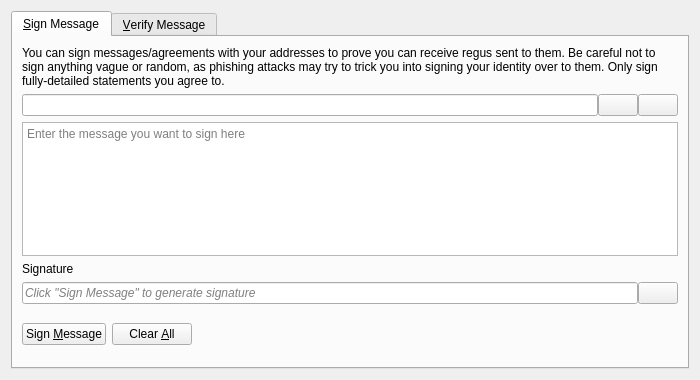
<?xml version="1.0" encoding="UTF-8"?>
<ui version="4.0">
 <class>SignVerifyMessageDialog</class>
 <widget class="QDialog" name="SignVerifyMessageDialog">
  <property name="geometry">
   <rect>
    <x>0</x>
    <y>0</y>
    <width>700</width>
    <height>380</height>
   </rect>
  </property>
  <property name="windowTitle">
   <string>Signatures - Sign / Verify a Message</string>
  </property>
  <property name="modal">
   <bool>true</bool>
  </property>
  <layout class="QVBoxLayout" name="verticalLayout">
   <item>
    <widget class="QTabWidget" name="tabWidget">
     <property name="currentIndex">
      <number>0</number>
     </property>
     <widget class="QWidget" name="tabSignMessage">
      <attribute name="title">
       <string>&amp;Sign Message</string>
      </attribute>
      <layout class="QVBoxLayout" name="verticalLayout_SM">
       <item>
        <widget class="QLabel" name="infoLabel_SM">
         <property name="text">
          <string>You can sign messages/agreements with your addresses to prove you can receive regus sent to them. Be careful not to sign anything vague or random, as phishing attacks may try to trick you into signing your identity over to them. Only sign fully-detailed statements you agree to.</string>
         </property>
         <property name="textFormat">
          <enum>Qt::PlainText</enum>
         </property>
         <property name="wordWrap">
          <bool>true</bool>
         </property>
        </widget>
       </item>
       <item>
        <layout class="QHBoxLayout" name="horizontalLayout_1_SM">
         <property name="spacing">
          <number>0</number>
         </property>
         <item>
          <widget class="QValidatedLineEdit" name="addressIn_SM">
           <property name="toolTip">
            <string>The Regus address to sign the message with</string>
           </property>
          </widget>
         </item>
         <item>
          <widget class="QPushButton" name="addressBookButton_SM">
           <property name="toolTip">
            <string>Choose previously used address</string>
           </property>
           <property name="text">
            <string/>
           </property>
           <property name="icon">
            <iconset resource="../regus.qrc">
             <normaloff>:/icons/contacts</normaloff>:/icons/contacts</iconset>
           </property>
           <property name="shortcut">
            <string>Alt+A</string>
           </property>
           <property name="autoDefault">
            <bool>false</bool>
           </property>
          </widget>
         </item>
         <item>
          <widget class="QPushButton" name="pasteButton_SM">
           <property name="toolTip">
            <string>Paste address from clipboard</string>
           </property>
           <property name="text">
            <string/>
           </property>
           <property name="icon">
            <iconset resource="../regus.qrc">
             <normaloff>:/icons/paste</normaloff>:/icons/paste</iconset>
           </property>
           <property name="shortcut">
            <string>Alt+P</string>
           </property>
           <property name="autoDefault">
            <bool>false</bool>
           </property>
          </widget>
         </item>
        </layout>
       </item>
       <item>
        <widget class="QPlainTextEdit" name="messageIn_SM">
         <property name="toolTip">
          <string>Enter the message you want to sign here</string>
         </property>
         <property name="placeholderText">
          <string>Enter the message you want to sign here</string>
         </property>
        </widget>
       </item>
       <item>
        <widget class="QLabel" name="signatureLabel_SM">
         <property name="text">
          <string>Signature</string>
         </property>
         <property name="textFormat">
          <enum>Qt::PlainText</enum>
         </property>
        </widget>
       </item>
       <item>
        <layout class="QHBoxLayout" name="horizontalLayout_2_SM">
         <property name="spacing">
          <number>0</number>
         </property>
         <item>
          <widget class="QLineEdit" name="signatureOut_SM">
           <property name="placeholderText">
            <string>Click "Sign Message" to generate signature</string>
           </property>
           <property name="font">
            <font>
             <italic>true</italic>
            </font>
           </property>
           <property name="readOnly">
            <bool>true</bool>
           </property>
          </widget>
         </item>
         <item>
          <widget class="QPushButton" name="copySignatureButton_SM">
           <property name="toolTip">
            <string>Copy the current signature to the system clipboard</string>
           </property>
           <property name="text">
            <string/>
           </property>
           <property name="icon">
            <iconset resource="../regus.qrc">
             <normaloff>:/icons/copy</normaloff>:/icons/copy</iconset>
           </property>
           <property name="autoDefault">
            <bool>false</bool>
           </property>
          </widget>
         </item>
        </layout>
       </item>
       <item>
        <layout class="QHBoxLayout" name="horizontalLayout_3_SM">
         <item>
          <widget class="QPushButton" name="signMessageButton_SM">
           <property name="toolTip">
            <string>Sign the message to prove you own this Regus address</string>
           </property>
           <property name="text">
            <string>Sign &amp;Message</string>
           </property>
           <property name="icon">
            <iconset resource="../regus.qrc">
             <normaloff>:/icons/feather</normaloff>:/icons/feather</iconset>
           </property>
           <property name="autoDefault">
            <bool>false</bool>
           </property>
          </widget>
         </item>
         <item>
          <widget class="QPushButton" name="clearButton_SM">
           <property name="toolTip">
            <string>Reset all sign message fields</string>
           </property>
           <property name="text">
            <string>Clear &amp;All</string>
           </property>
           <property name="icon">
            <iconset resource="../regus.qrc">
             <normaloff>:/icons/remove</normaloff>:/icons/remove</iconset>
           </property>
           <property name="autoDefault">
            <bool>false</bool>
           </property>
          </widget>
         </item>
         <item>
          <spacer name="horizontalSpacer_1_SM">
           <property name="orientation">
            <enum>Qt::Horizontal</enum>
           </property>
           <property name="sizeHint" stdset="0">
            <size>
             <width>40</width>
             <height>48</height>
            </size>
           </property>
          </spacer>
         </item>
         <item>
          <widget class="QLabel" name="statusLabel_SM">
           <property name="font">
            <font>
             <weight>75</weight>
             <bold>true</bold>
            </font>
           </property>
           <property name="text">
            <string/>
           </property>
           <property name="wordWrap">
            <bool>true</bool>
           </property>
          </widget>
         </item>
         <item>
          <spacer name="horizontalSpacer_2_SM">
           <property name="orientation">
            <enum>Qt::Horizontal</enum>
           </property>
           <property name="sizeHint" stdset="0">
            <size>
             <width>40</width>
             <height>48</height>
            </size>
           </property>
          </spacer>
         </item>
        </layout>
       </item>
      </layout>
     </widget>
     <widget class="QWidget" name="tabVerifyMessage">
      <attribute name="title">
       <string>&amp;Verify Message</string>
      </attribute>
      <layout class="QVBoxLayout" name="verticalLayout_VM">
       <item>
        <widget class="QLabel" name="infoLabel_VM">
         <property name="text">
          <string>Enter the receiver's address, message (ensure you copy line breaks, spaces, tabs, etc. exactly) and signature below to verify the message. Be careful not to read more into the signature than what is in the signed message itself, to avoid being tricked by a man-in-the-middle attack. Note that this only proves the signing party receives with the address, it cannot prove sendership of any transaction!</string>
         </property>
         <property name="textFormat">
          <enum>Qt::PlainText</enum>
         </property>
         <property name="alignment">
          <set>Qt::AlignLeading|Qt::AlignLeft|Qt::AlignTop</set>
         </property>
         <property name="wordWrap">
          <bool>true</bool>
         </property>
        </widget>
       </item>
       <item>
        <layout class="QHBoxLayout" name="horizontalLayout_1_VM">
         <property name="spacing">
          <number>0</number>
         </property>
         <item>
          <widget class="QValidatedLineEdit" name="addressIn_VM">
           <property name="toolTip">
            <string>The Regus address the message was signed with</string>
           </property>
          </widget>
         </item>
         <item>
          <widget class="QPushButton" name="addressBookButton_VM">
           <property name="toolTip">
            <string>Choose previously used address</string>
           </property>
           <property name="text">
            <string/>
           </property>
           <property name="icon">
            <iconset resource="../regus.qrc">
             <normaloff>:/icons/contacts</normaloff>:/icons/contacts</iconset>
           </property>
           <property name="shortcut">
            <string>Alt+A</string>
           </property>
           <property name="autoDefault">
            <bool>false</bool>
           </property>
          </widget>
         </item>
        </layout>
       </item>
       <item>
        <widget class="QPlainTextEdit" name="messageIn_VM">
          <property name="toolTip">
            <string>The signed message to verify</string>
          </property>
          <property name="placeholderText">
            <string>The signed message to verify</string>
          </property>
        </widget>
       </item>
       <item>
        <widget class="QValidatedLineEdit" name="signatureIn_VM">
          <property name="toolTip">
            <string>The signature given when the message was signed</string>
          </property>
          <property name="placeholderText">
            <string>The signature given when the message was signed</string>
          </property>
        </widget>
       </item>
       <item>
        <layout class="QHBoxLayout" name="horizontalLayout_2_VM">
         <item>
          <widget class="QPushButton" name="verifyMessageButton_VM">
           <property name="toolTip">
            <string>Verify the message to ensure it was signed with the specified Regus address</string>
           </property>
           <property name="text">
            <string>Verify &amp;Message</string>
           </property>
           <property name="icon">
            <iconset resource="../regus.qrc">
             <normaloff>:/icons/question</normaloff>:/icons/question</iconset>
           </property>
           <property name="autoDefault">
            <bool>false</bool>
           </property>
          </widget>
         </item>
         <item>
          <widget class="QPushButton" name="clearButton_VM">
           <property name="toolTip">
            <string>Reset all verify message fields</string>
           </property>
           <property name="text">
            <string>Clear &amp;All</string>
           </property>
           <property name="icon">
            <iconset resource="../regus.qrc">
             <normaloff>:/icons/remove</normaloff>:/icons/remove</iconset>
           </property>
           <property name="autoDefault">
            <bool>false</bool>
           </property>
          </widget>
         </item>
         <item>
          <spacer name="horizontalSpacer_1_VM">
           <property name="orientation">
            <enum>Qt::Horizontal</enum>
           </property>
           <property name="sizeHint" stdset="0">
            <size>
             <width>40</width>
             <height>48</height>
            </size>
           </property>
          </spacer>
         </item>
         <item>
          <widget class="QLabel" name="statusLabel_VM">
           <property name="font">
            <font>
             <weight>75</weight>
             <bold>true</bold>
            </font>
           </property>
           <property name="text">
            <string/>
           </property>
           <property name="wordWrap">
            <bool>true</bool>
           </property>
          </widget>
         </item>
         <item>
          <spacer name="horizontalSpacer_2_VM">
           <property name="orientation">
            <enum>Qt::Horizontal</enum>
           </property>
           <property name="sizeHint" stdset="0">
            <size>
             <width>40</width>
             <height>48</height>
            </size>
           </property>
          </spacer>
         </item>
        </layout>
       </item>
      </layout>
     </widget>
    </widget>
   </item>
  </layout>
 </widget>
 <customwidgets>
  <customwidget>
   <class>QValidatedLineEdit</class>
   <extends>QLineEdit</extends>
   <header>qt/qvalidatedlineedit.h</header>
  </customwidget>
 </customwidgets>
 <resources>
  <include location="../regus.qrc"/>
 </resources>
 <connections/>
</ui>
